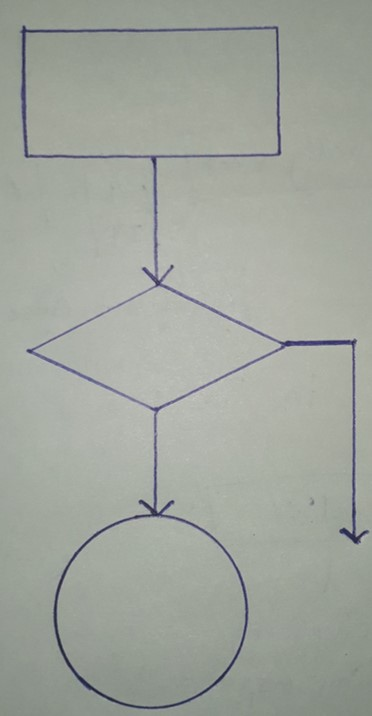
#> input picture Images/flowchart2.jpg, 372 x 716 px
$ python shapedetect.py   (older library calls are emulated)
#> lines starting #> are read from the running program, lines starting #| are printed output that depends on the picture; after the words box and inside, x2 and y2 are one past the last pixel; in counts of white or black regions, pixels touching at a corner belong together
import cv2
import numpy as np
from scipy.ndimage.filters import gaussian_filter

img = cv2.imread("./Images/flowchart2.jpg", cv2.IMREAD_GRAYSCALE)
#> img: shape (716, 372); min 30, max 200, mean 163
# _, threshold = cv2.threshold(img,128,255,cv2.THRESH_BINARY)
img_xLen, img_yLen = img.shape
#> img_xLen = 716; img_yLen = 372
#Binarize the image
for cols in range(0,img_yLen-1):
    for rows in range(0, img_xLen-1):
        if(img[rows][cols] < 128):
            img[rows][cols] = 0
        else:
            img[rows][cols] = 255
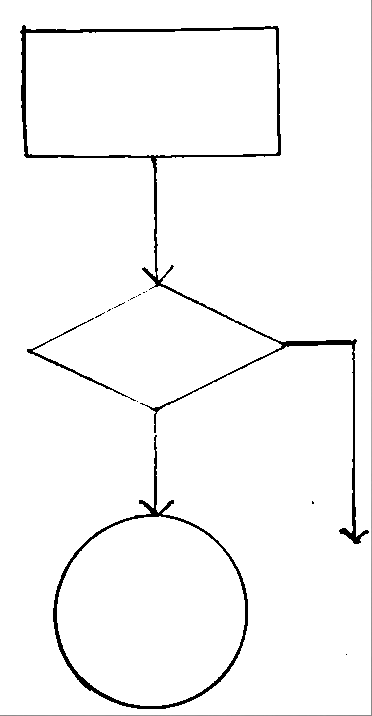
#> img: shape (716, 372); min 0, max 255, mean 247.7
threshold = img                     #Thresholded image
threshold = 255-threshold           #Invert images
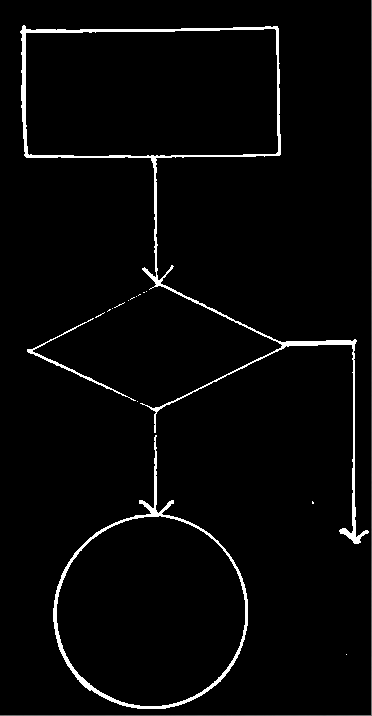
#> threshold: shape (716, 372); min 0, max 255, mean 7.3
cv2.imshow("Threshold", threshold)

_, contours, hierarchy = cv2.findContours(threshold, cv2.RETR_EXTERNAL, cv2.CHAIN_APPROX_SIMPLE)
#> contours = 17 contours, 14 with area under 20; largest, box (x1, y1, x2, y2) and area: (20, 25, 369, 544) 34280, (53, 435, 248, 709) 29904, (27, 318, 136, 401) 220
dst = cv2.GaussianBlur(threshold,(5,5),0)
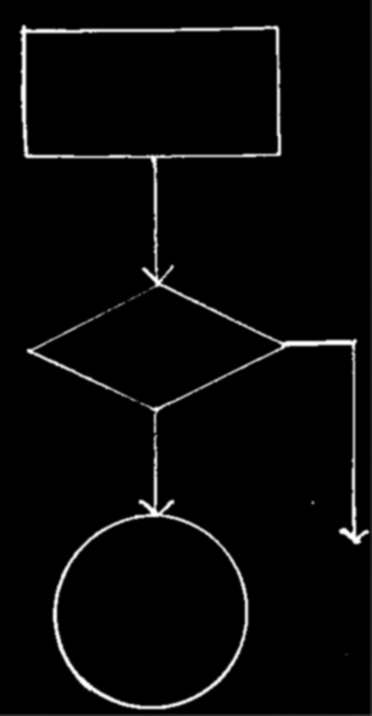
#> dst: shape (716, 372); min 0, max 255, mean 7.2
# GaussianKernel = cv2.getGaussianKernel(ksize=5)
# print(GaussianKernel)


font = cv2.FONT_HERSHEY_COMPLEX

# print(hierarchy.reshape(-1,4))
# print(len(hierarchy.reshape(-1,4)))
hierarchy = hierarchy.reshape(-1,4)
# print(hierarchy)
thres = 500
for cnt in contours:
    # if hierarchy[len(hierarchy)-1][3] == -1:
        approx = cv2.approxPolyDP(cnt, 0.001*cv2.arcLength(cnt, True), True)
        # [7 lines of commented-out code are left out]
        cv2.fillPoly(dst,pts=[approx],color=(255,255,255))
        cv2.polylines(dst,[approx],True,(255,255,255))
#> this loop made 17 passes
#> approx on passes 1, 2, 4, 8, 10, 12, 14, 15, 17: [[346, 654]], [[312, 501], [312, 503], [313, 503], [313, 502]], [[137, 401]], [[112, 308]], [[128, 300]], [[136, 296]], [[143, 292], [144, 292]], [[146, 291]], [[371, 0], [371, 714], [0, 715], [371, 715]]
#> (cnt, approx) on pass 13: ([[139, 294], [138, 295], [139, 294], [140, 294]], [[140, 294], [139, 294], [138, 295], [139, 294]])
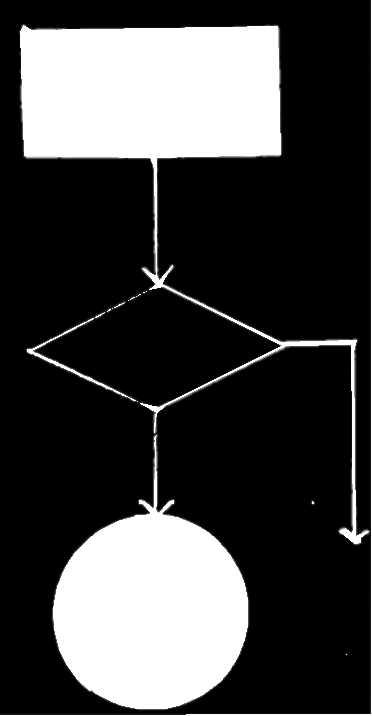
#> dst: shape (716, 372); min 0, max 255, mean 66.3

def findShape(image):
    _, contours, hierarchy = cv2.findContours(image, cv2.RETR_TREE, cv2.CHAIN_APPROX_SIMPLE)
    for cnt in contours:
        approx = cv2.approxPolyDP(cnt, 0.01*cv2.arcLength(cnt, True), True)
        cv2.drawContours(image, [approx], 0, (0), 5)
        x = approx.ravel()[0]-10
        y = approx.ravel()[1]-10
        if len(approx) == 3:
            cv2.putText(image, "Triangle", (x,y), font, 1, (0))
        elif len(approx) == 4:
            cv2.putText(image, "quadrilateral", (x,y), font, 1, (0))
        elif len(approx) == 5:
            cv2.putText(image, "Pentagon", (x,y), font, 1, (0))
        # elif 6 < len(approx) < 15:
            # cv2.putText(image, "Ellipse", (x,y), font, 1, (0))
        else:
            cv2.putText(image, "Circle", (x,y), font, 1, (0))
    return image


# kernel = np.ones((5,5), np.float32)/25
kernel = np.ones((30,30),np.float32)
erosion = cv2.erode(dst,kernel,iterations = 1)
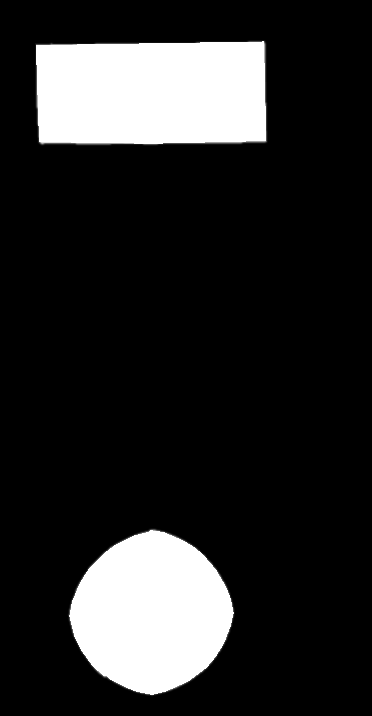
#> erosion: shape (716, 372); min 0, max 255, mean 40.8
# erosion = cv2.morphologyEx(dst,cv2.MORPH_OPEN, kernel)
erosion = 255 - erosion
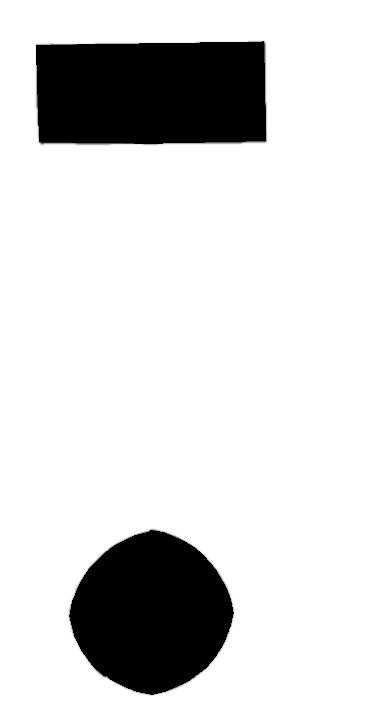
#> erosion: shape (716, 372); min 0, max 255, mean 214.2
erode = findShape(erosion)
#> in findShape, `_, contours, hierarchy = cv2.findContours(image, cv2.RETR_TREE, cv2.CH..`: contours = 3 contours; box (x1, y1, x2, y2) and area: (0, 0, 372, 716) 265265, (35, 40, 267, 145) 22937, (68, 529, 235, 696) 19774
#> the loop in findShape, `for cnt in contours:` made 3 passes
#> (approx, x, y) on passes 1, 3: ([[0, 0], [0, 715], [371, 715], [371, 0]], -10, -10), ([[264, 41], [265, 141], [38, 141], [36, 44]], 254, 31)
#> (x, y) on pass 2: (140, 519)
#> after the loop in findShape, `for cnt in contours:`:
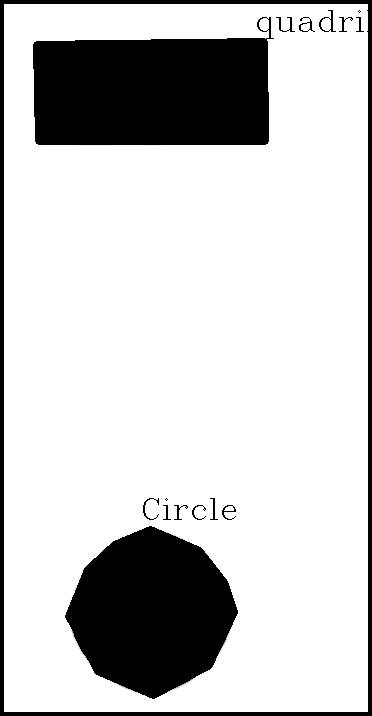
#> image: shape (716, 372); 4.7% of pixels changed, all inside (x1, y1, x2, y2) = (0, 0, 372, 716)
cv2.imshow("erode",erode)

# [4 lines of commented-out code are left out]

cv2.imshow("Original Image", img)
cv2.imshow("Edges detected Image", dst)
cv2.waitKey(0)
cv2.destroyAllWindows()

$ run again, with Images/flowchart1.jpg copied over Images/flowchart2.jpg
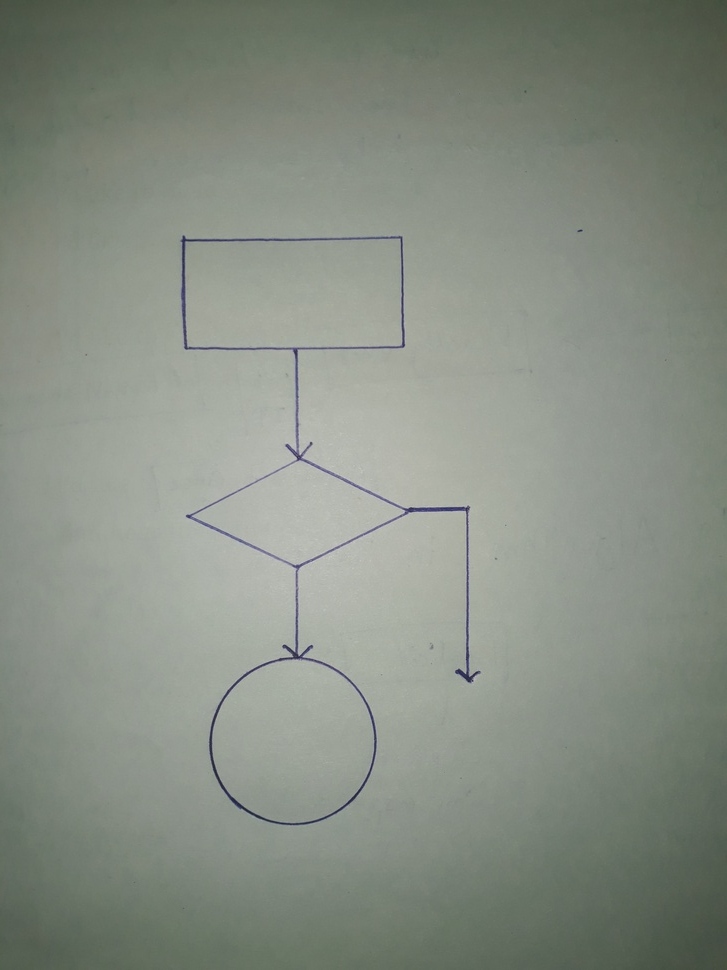
#> input picture Images/flowchart1.jpg, 727 x 970 px, shrunk from 3096 x 4128 before the run
#> `_, contours, hierarchy = cv2.findContours(threshold, cv2.RETR_EXTERNAL..`: contours = 230 contours, 225 with area under 20; largest, box (x1, y1, x2, y2) and area: (0, 0, 727, 970) 231459, (180, 235, 481, 683) 25254, (209, 589, 377, 825) 22122, (186, 480, 281, 560) 156, (571, 173, 578, 182) 22
#> the loop `for cnt in contours:` made 230 passes
#> approx on passes 1 to 3: [[268, 893], [268, 896], [269, 896], [269, 893]], [[262, 893], [263, 894], [263, 895], [263, 893]], [[286, 892], [287, 893]]
#> after the loop `for cnt in contours:`:
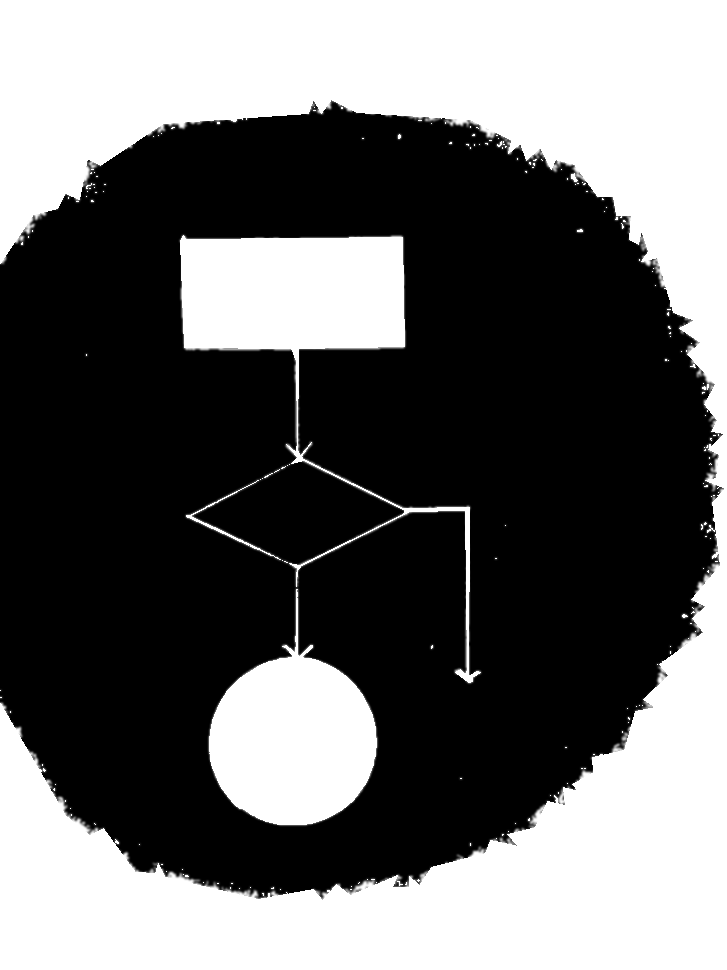
#> dst: shape (970, 727); min 0, max 255, mean 104.7
#> in findShape, `_, contours, hierarchy = cv2.findContours(image, cv2.RETR_TREE, cv2.CH..`: contours = 3 contours; box (x1, y1, x2, y2) and area: (0, 86, 727, 915) 508376, (195, 251, 391, 336) 15834, (224, 672, 363, 812) 13544
#> the loop in findShape, `for cnt in contours:` made 3 passes
#> (x, y) on passes 1 to 2: (475, 96), (287, 662)
#> after the loop in findShape, `for cnt in contours:`:
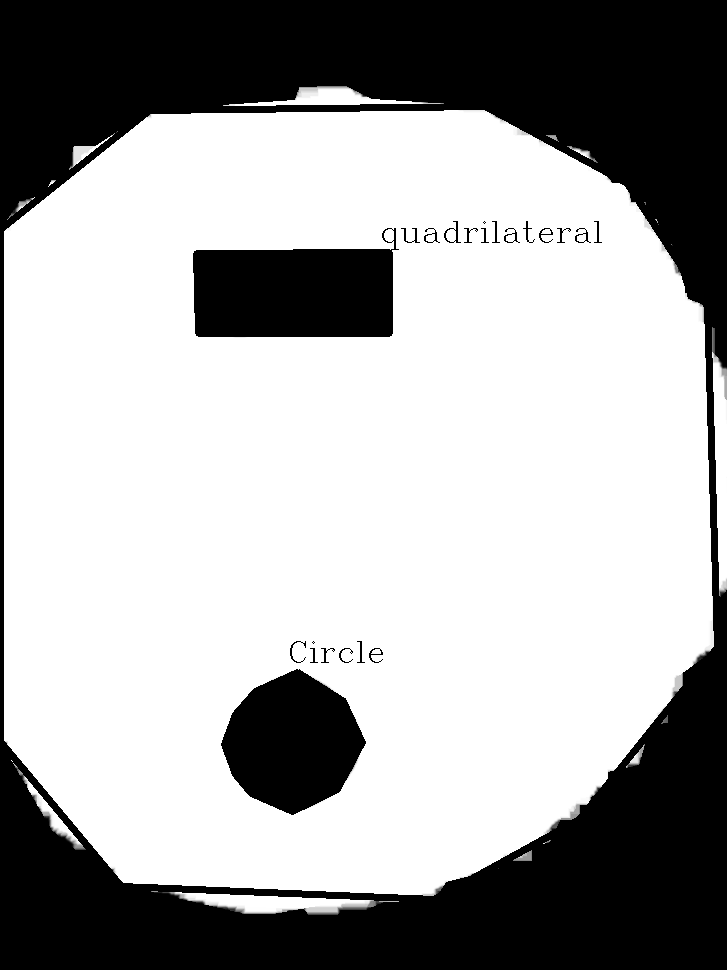
#> image: shape (970, 727); min 0, max 255, mean 167.1

$ run again, with Images/flowchart3.jpg copied over Images/flowchart2.jpg
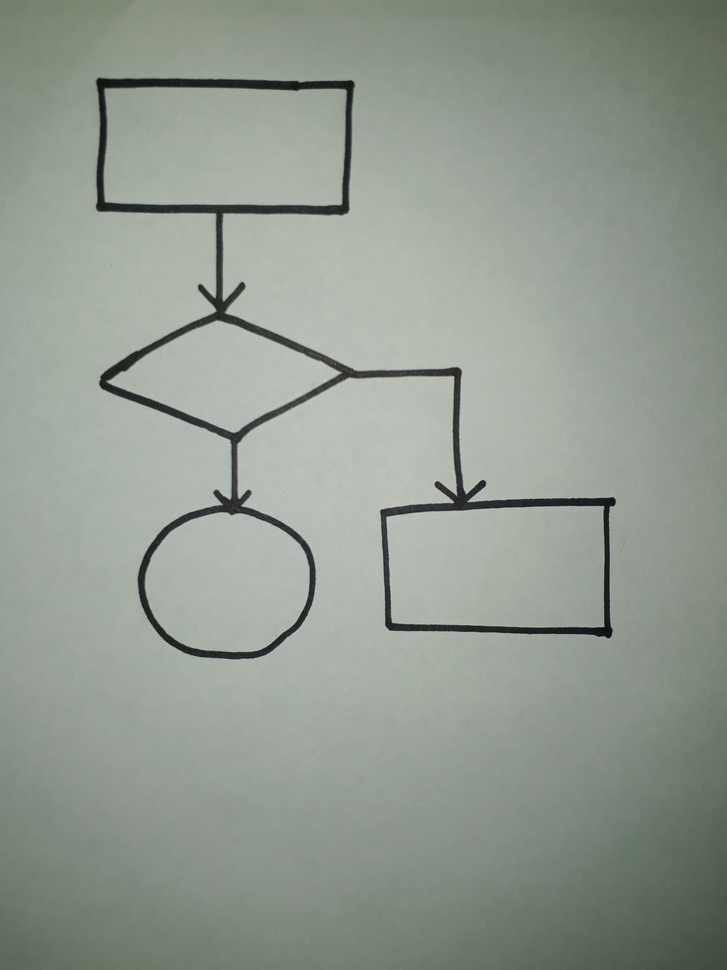
#> input picture Images/flowchart3.jpg, 727 x 970 px, shrunk from 3096 x 4128 before the run
#> `_, contours, hierarchy = cv2.findContours(threshold, cv2.RETR_EXTERNAL..`: contours = 159 contours, 156 with area under 20; largest, box (x1, y1, x2, y2) and area: (96, 77, 616, 660) 106056, (0, 0, 727, 970) 92900, (0, 0, 71, 40) 1254
#> the loop `for cnt in contours:` made 159 passes
#> approx on passes 1 to 3: [[273, 944]], [[275, 943], [276, 943]], [[270, 942]]
#> after the loop `for cnt in contours:`:
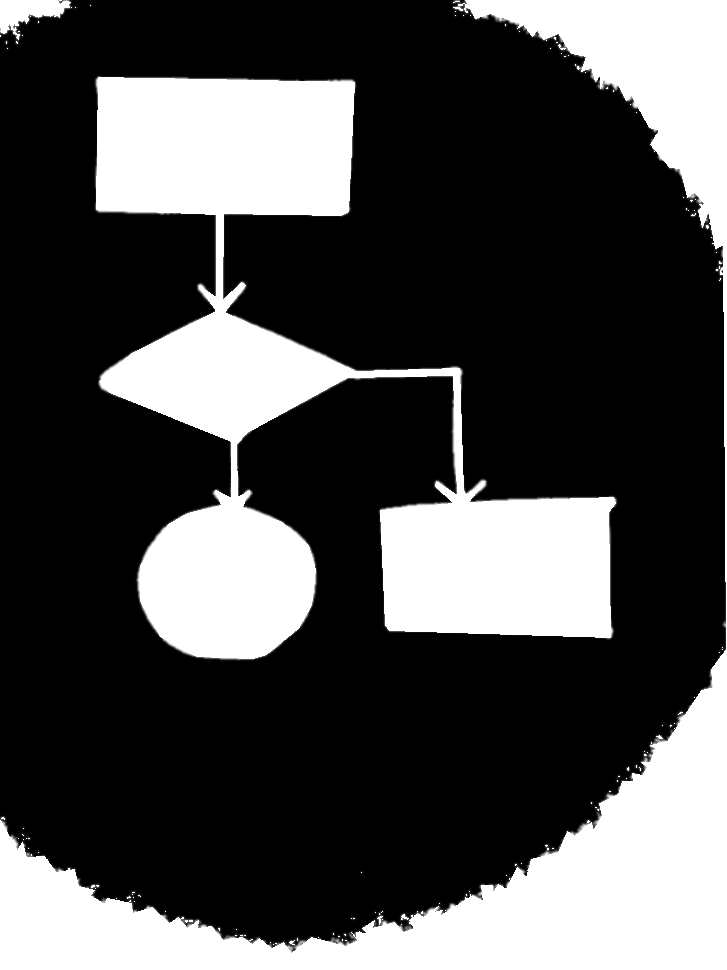
#> dst: shape (970, 727); min 0, max 255, mean 75.8
#> in findShape, `_, contours, hierarchy = cv2.findContours(image, cv2.RETR_TREE, cv2.CH..`: contours = 5 contours; box (x1, y1, x2, y2) and area: (0, 0, 727, 968) 634259, (110, 92, 341, 203) 23874, (395, 512, 598, 624) 20510, (154, 521, 301, 645) 12868, (130, 330, 316, 423) 8717
#> the loop in findShape, `for cnt in contours:` made 5 passes
#> (approx, x, y) on passes 3 to 5: ([[595, 513], [596, 623], [399, 611], [396, 524]], 585, 503), ([[130, 381], [220, 330], [315, 373], [230, 422]], 120, 371), ([[112, 93], [339, 96], [335, 197], [111, 196]], 102, 83)
#> after the loop in findShape, `for cnt in contours:`:
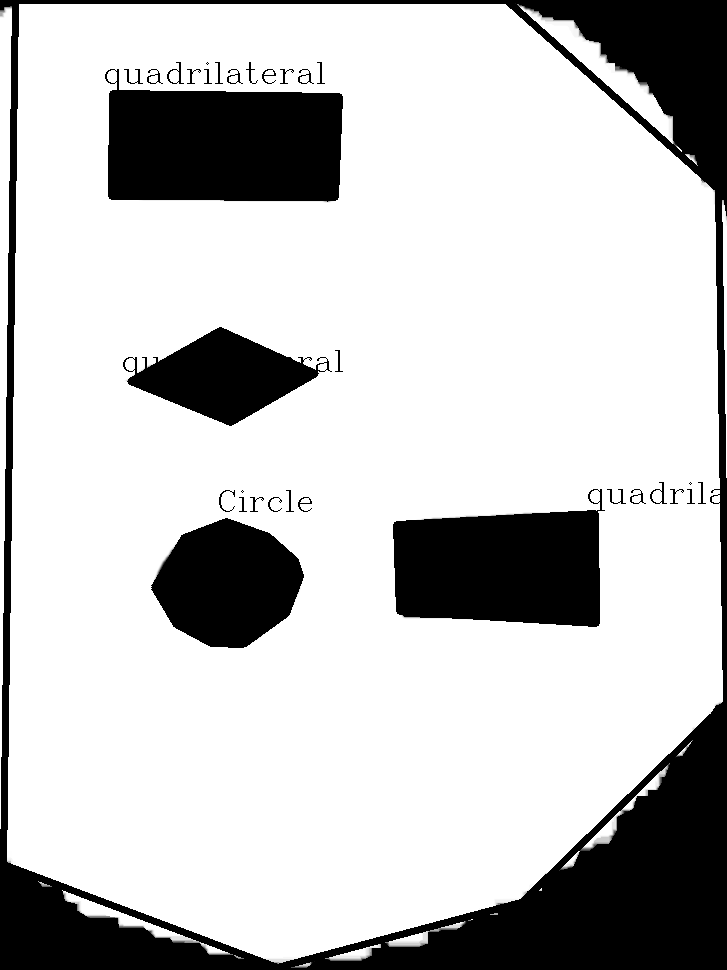
#> image: shape (970, 727); min 0, max 255, mean 196.6

$ run again, with Images/flowchart4.jpg copied over Images/flowchart2.jpg
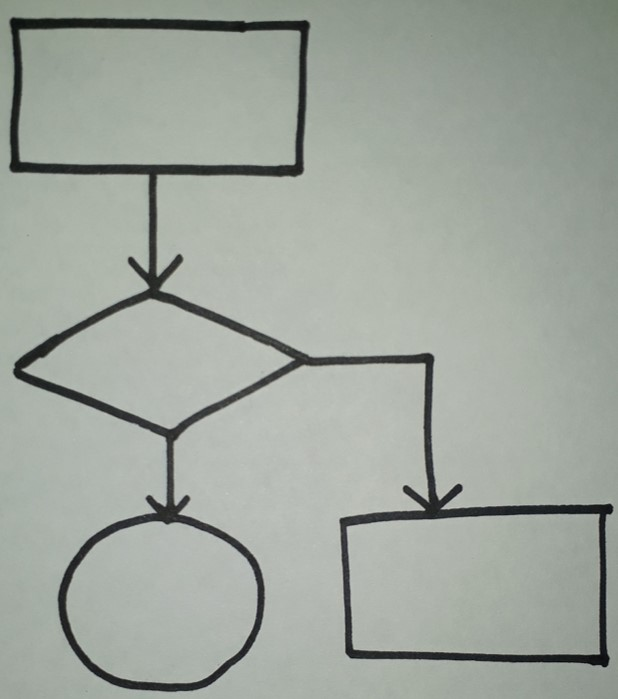
#> input picture Images/flowchart4.jpg, 618 x 699 px
#> `_, contours, hierarchy = cv2.findContours(threshold, cv2.RETR_EXTERNAL..`: contours = 3 contours, 1 with area under 20; largest, box (x1, y1, x2, y2) and area: (9, 17, 614, 692) 143389, (0, 0, 618, 699) 998
#> the loop `for cnt in contours:` made 3 passes
#> approx on pass 1: [[598, 32], [599, 32]]
#> in findShape, `_, contours, hierarchy = cv2.findContours(image, cv2.RETR_TREE, cv2.CH..`: contours = 5 contours; box (x1, y1, x2, y2) and area: (0, 0, 618, 699) 430511, (23, 31, 296, 162) 33700, (355, 519, 593, 654) 28766, (75, 529, 249, 677) 18498, (40, 308, 272, 420) 13166
#> the loop in findShape, `for cnt in contours:` made 5 passes
#> (approx, x, y) on passes 1, 3, 4, 5: ([[0, 0], [0, 698], [617, 698], [605, 0]], -10, -10), ([[591, 520], [591, 653], [360, 640], [356, 532]], 581, 510), ([[40, 368], [151, 308], [271, 360], [168, 419]], 30, 358), ([[25, 32], [294, 36], [289, 159], [24, 156]], 15, 22)
#> after the loop in findShape, `for cnt in contours:`:
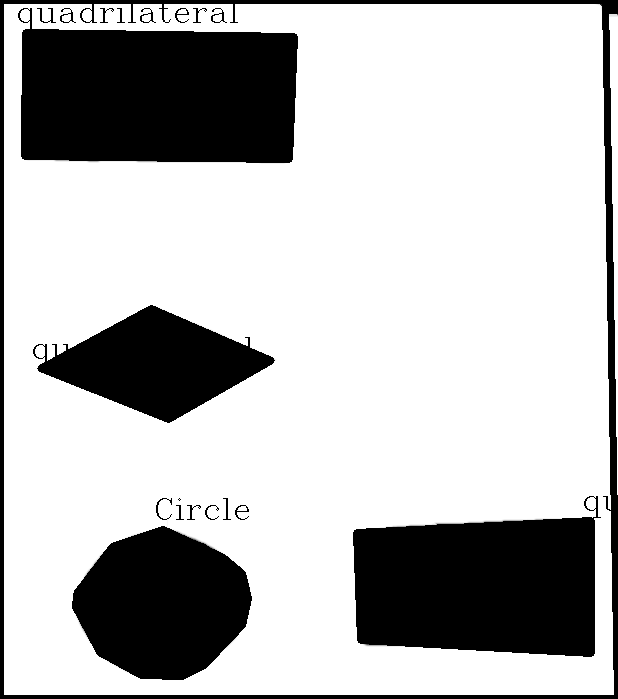
#> image: shape (699, 618); min 0, max 255, mean 187.1
